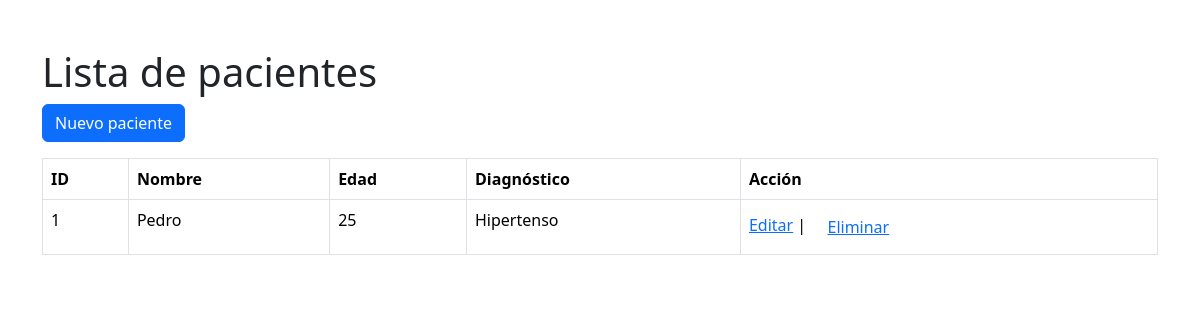
Before: / with the older database file.
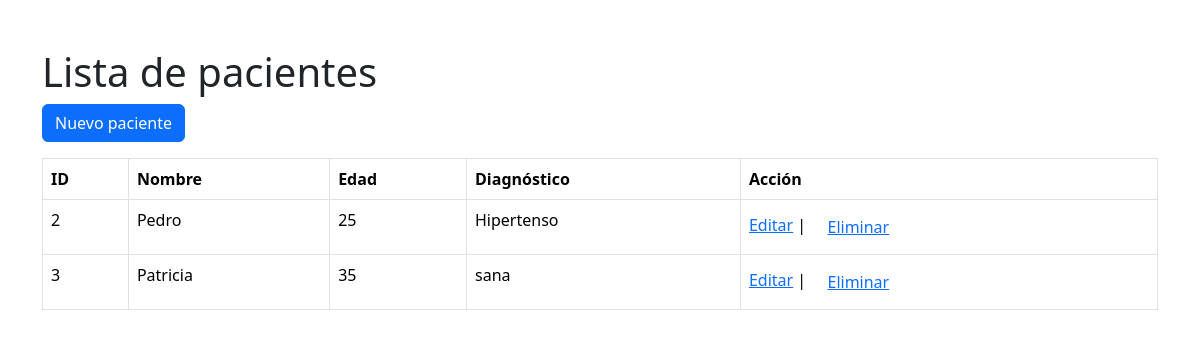
After: the same page with the newer database file.
### tables this page shows
CREATE TABLE Pacientes (
            id INTEGER PRIMARY KEY AUTOINCREMENT,
            nombre TEXT NOT NULL,
            edad INTEGER NOT NULL,
            diagnostico TEXT NOT NULL
        );

### app.py (the view)
@app.route('/')
def index():
    pacientes = db.obtener_pacientes()
    return render_template('index.html', pacientes=pacientes)

### db.py (called while the page is built)
def obtener_pacientes():
    try:
        conn = sqlite3.connect('data.db')
        cursor = conn.cursor()
        cursor.execute('SELECT * FROM Pacientes')
        pacientes = cursor.fetchall()
        conn.close()
        return pacientes
    except sqlite3.Error as e:
        print(f"Error al conectar a la base de datos: {e}")
        return []

### templates/index.html (shortened to what this page needs)
<!DOCTYPE html>
<html lang="es">
<head>
    <link href="https://cdn.jsdelivr.net/npm/bootstrap@5.3.5/dist/css/bootstrap.min.css" rel="stylesheet"
>
</head>
<body class="container mt-5">
    <h1>Lista de pacientes</h1>
    <a href="{{url_for('nuevo_paciente')}}" class="btn btn-primary mb-3">Nuevo paciente</a>
    <table class="table table-bordered">
        <thead>
            <tr>
                <th>ID</th>
                <th>Nombre</th>
                <th>Edad</th>
                <th>Diagnóstico</th>
                <th>Acción</th>
            </tr>
        </thead>
        <tbody>
            {% for paciente in pacientes %}
            <tr>
                <td>{{ paciente[0] }}</td>
                <td>{{ paciente[1] }}</td>
                <td>{{ paciente[2] }}</td>
                <td>{{ paciente[3] }}</td>
                <td><a href="{{ url_for('editar_paciente', id=paciente[0]) }}">Editar</a>&nbsp;|&nbsp;
                    <form action="{{ url_for('eliminar_paciente', id=paciente[0]) }}" method="post"
                        style="display:inline;"
                        onsubmit="return confirm('¿Estás seguro de que deseas eliminar este paciente?');">
                        <button type="submit" class="btn btn-link">Eliminar</button>
                    </form>
                </td>
            </tr>
            {% endfor %}
        </tbody>
    </table>
</body>
</html>

Changed rows visible on the page:
removed Pacientes: id "1", nombre "Pedro", edad "25", diagnostico "Hipertenso"
added Pacientes: id "2", nombre "Pedro", edad "25", diagnostico "Hipertenso"
added Pacientes: id "3", nombre "Patricia", edad "35", diagnostico "sana"
